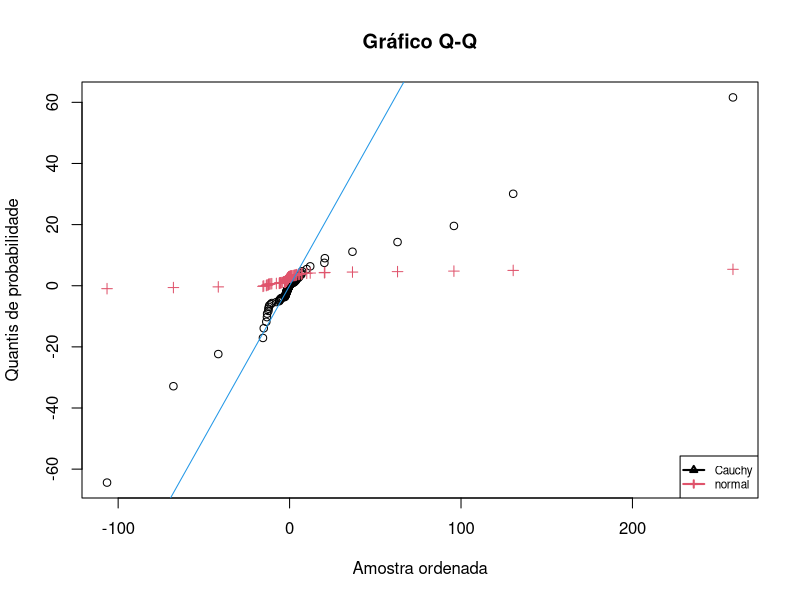

Generate this figure with R:
# Define a semente para a geração de números aleatórios
seed <- 1961

# Define o tamanho da amostra
n <- 109

# Define os parâmetros da distribuição Cauchy
mu0 <- 2.2
sigma2 <- 1.8
loc <- -1.4
scale <- 1.8

# Define a semente para a geração dos números aleatórios
set.seed(seed)

# Gera uma amostra da distribuição Cauchy
x <- sort(rcauchy(n, location = loc, scale = scale))

# Calcula os quantis de probabilidade da distribuição Cauchy
y1 <- qcauchy((1:n) / (n + 1), location = loc, scale = scale)

# Calcula os quantis de probabilidade da distribuição normal
y2 <- qnorm((1:n) / (n + 1), mean = mu0, sd = sqrt(sigma2))

# Cria o gráfico Q-Q
plot(x, y1, pch = 1, xlab = "Amostra ordenada",
     ylab = "Quantis de probabilidade", main = "Gráfico Q-Q")

# Adiciona os pontos para os quantis da distribuição normal
points(x, y2, pch = 3, col = 2)

# Adiciona a linha de referência y = x
abline(a = 0, b = 1, col = 4)

# Adiciona a legenda no canto inferior direito
legend(x = "bottomright", legend = c("Cauchy", "normal"),
       cex = 0.7, lwd = c(2, 2), pch = c(2, 3), col = c(1, 2))
